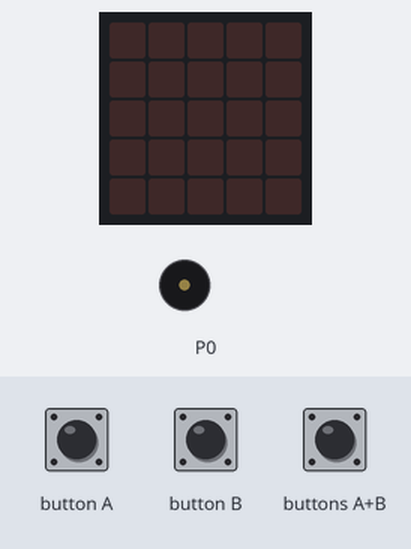
Bench run of a program on a simulated BBC micro:bit (MakeCode). Parts: the board's 5×5 LED display, buzzer (waves = sounding). The test bench sets the inputs (shaded band).

Above: at 1.2 s.
1.3 s: buttons A+B pressed for 3.2 s
At 1.7 s:
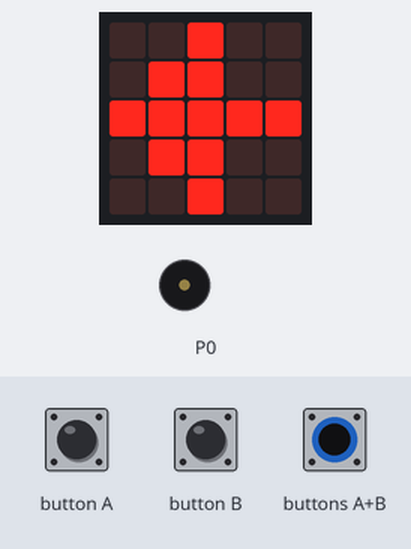
6.0 s: button A pressed for 1 s
8.7 s: button B pressed for 3.2 s
At 9.1 s:
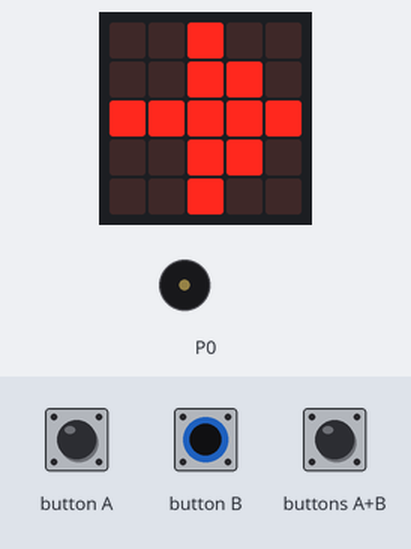
13.4 s: button A pressed for 3.2 s
At 13.8 s:
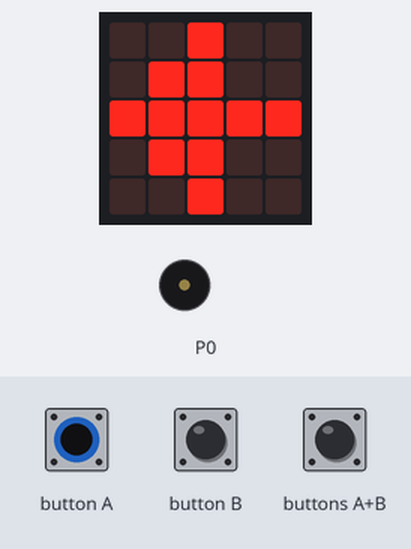
Timing chart, 0 to 16.4 s (numbered marks = the images above; inputs shaded):
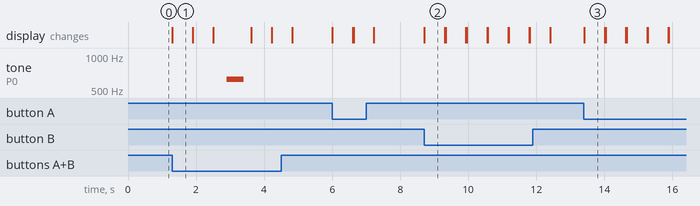

The program:

main.ts
```typescript
basic.forever(function () {
    if (input.buttonIsPressed(Button.A)) {
        basic.showLeds(`
            . . # . .
            . # # . .
            # # # # #
            . # # . .
            . . # . .
            `)
        basic.pause(200)
        basic.clearScreen()
    }
    if (input.buttonIsPressed(Button.B)) {
        basic.showLeds(`
            . . # . .
            . . # # .
            # # # # #
            . . # # .
            . . # . .
            `)
        basic.pause(200)
        basic.clearScreen()
    }
    if (input.buttonIsPressed(Button.AB)) {
        basic.showLeds(`
            # # # # #
            # . . . #
            # # # # #
            # . . . #
            # . . . #
            `)
        music.playTone(622, music.beat(BeatFraction.Whole))
        basic.pause(200)
        basic.clearScreen()
    }
})
```

test.ts
```typescript
// aquí va el archivo "tests"; esto no se compilará cuando este paquete se utilice como una extensión.
```

Measured:
- after the input at 1.3 s, tone on P0: silent → 622 Hz after 1.6 s, → silent 0.50 s later; the display: changes at once (image 1)
- after the input at 8.7 s, the display: changes at once (image 2)
- after the input at 13.4 s, the display: changes at once (image 3)
- what the display in image 1 shows lasts 0.6 s, from 1.3 s to 1.9 s
